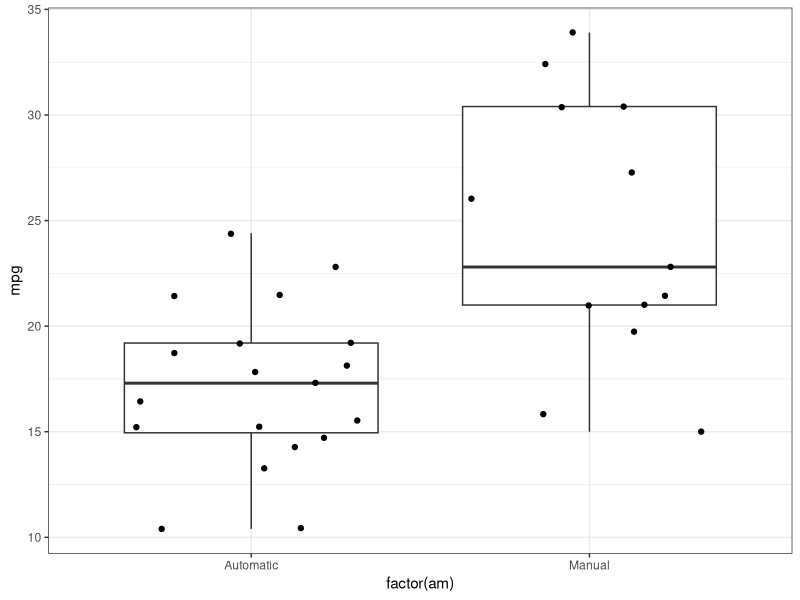
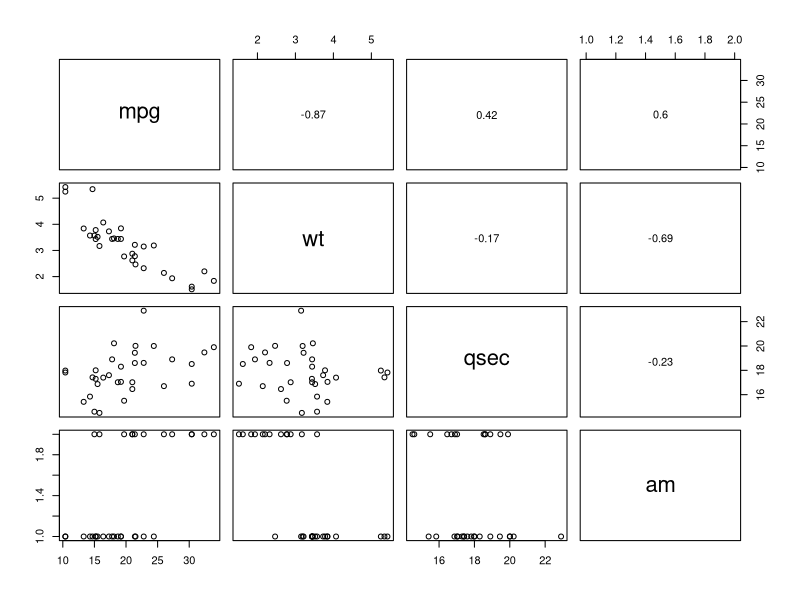
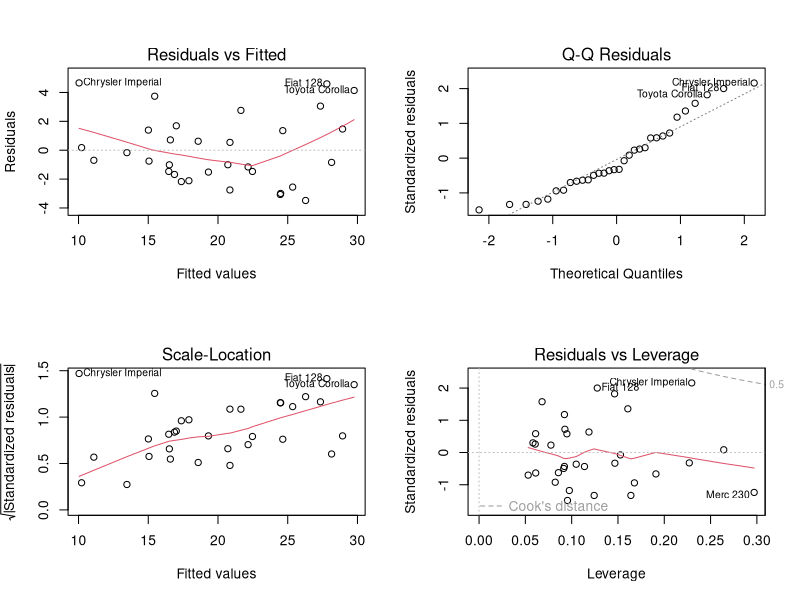

R code for these plots, in order:
## ---- chunk 1
## Loading libraries ##
library(dplyr)
library(ggplot2)

data(mtcars)

## Transforming data ##
mtcars$am <- as.factor(mtcars$am)
levels(mtcars$am) <- c("Automatic", "Manual")

auto <- mtcars %>% filter(am=="Automatic")
manual <- mtcars %>% filter(am=="Manual")

## Graph helper ##
graphs.panelPearson <- function(x,y, ...) {
    horizontal <- (par("usr")[1] + par("usr")[2]) / 2; 
    vertical <- (par("usr")[3] + par("usr")[4]) / 2; 
    text(horizontal, vertical, format(cor(x,y), digits=2)) 
}
## ---- chunk 2
aggregate(mpg~am, data = mtcars, mean)
qplot(factor(am), mpg, data = mtcars, geom=c("boxplot", "jitter")) + theme_bw()
## ---- chunk 3
t.test(auto$mpg, manual$mpg)
## ---- chunk 4
lm.am <- lm(mpg ~ am, data=mtcars)
summary(lm.am)
## ---- chunk 5
step.model <- step(lm(mpg ~ ., data=mtcars), trace=0)
summary(step.model)
## ---- chunk 6
  d    <- select(mtcars, mpg, wt, qsec, am)
  pairs(d, upper.panel = graphs.panelPearson)
## ---- chunk 7
l <- lm(mpg ~ wt + qsec + am, data=mtcars)
par(mfrow=c(2,2))
plot(l)
